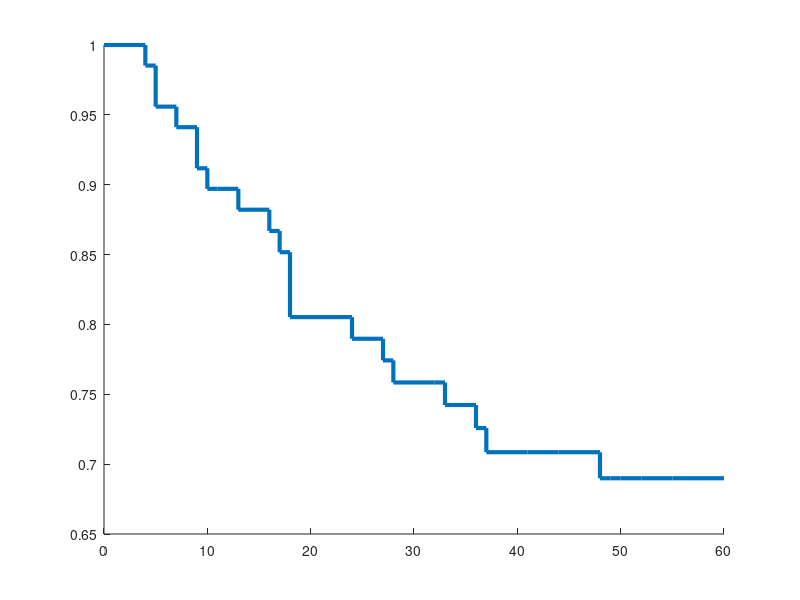
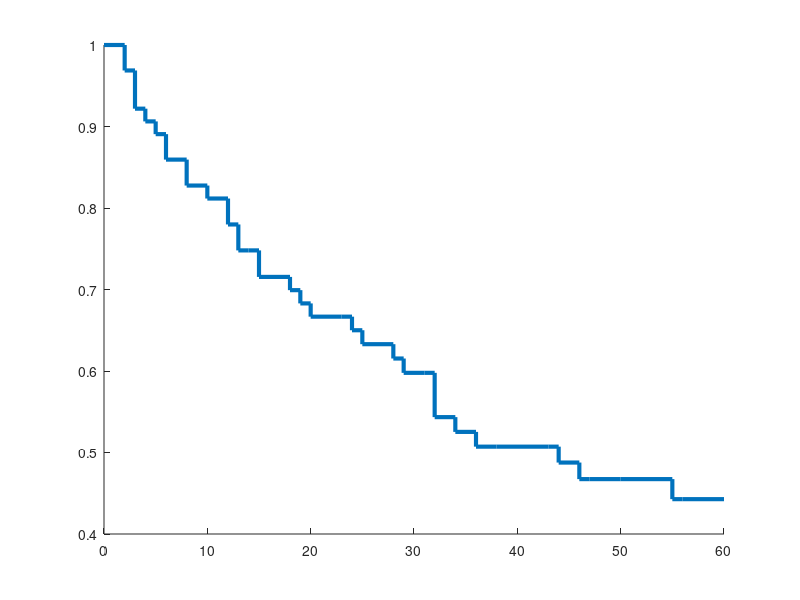
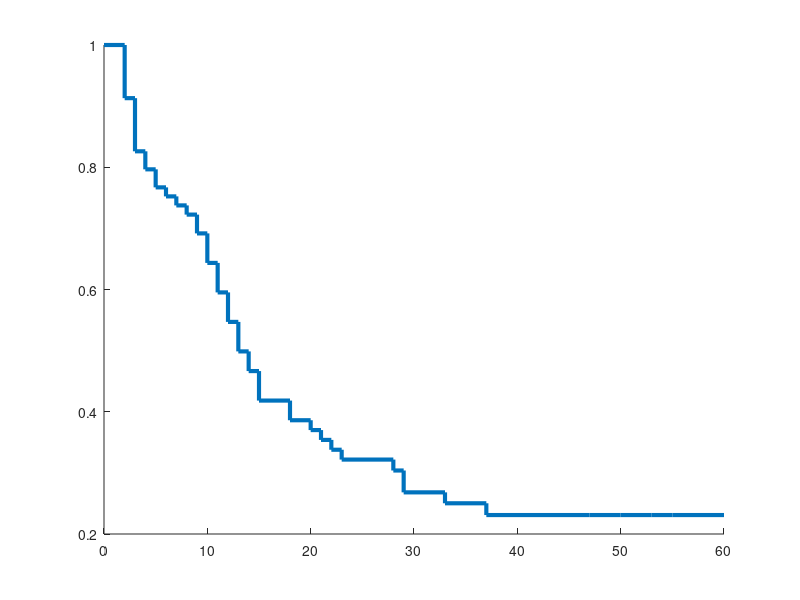

The MATLAB script that drew these images, in order: (Note: this script raises an error after producing the figures.)
clear all
close all

load('AllData');
%load('AllParameters');
time = {'P60'};

Mutants = {'T18C';'T25C';'T29C'};
%mutant = 'T18C';%'Atg6_mutant';%'Control';

%       time prob number
N = zeros(3,1);
T = [];
AllData = [];
for i = 1:length(Mutants)
    mutant = char(Mutants(i));
    Data = Output.(mutant).P60.Bulb.SurvProb;
    edges = Data(:,1)';
    T = [T,edges];
    AllData = [AllData;Data(:,2)];
    N(i) = length(Data);
    figure(i)
    hold on
    stairs(edges,Data(:,2),'Linewidth',3)
end
N = cumsum(N);

options = optimset('TolFun',rand,'TolX',1e-10,'Display','iter');
LB = zeros(7,1);
UB = ones(7,1);
% 2 compartments
%decline slow
UB(1) = 0.01;
LB(2) = 0.01;


r = rand;%*0.0001;
[y,res] = fminsearch(@fit2,[4 10*r rand rand rand],options,AllData',T,LB,UB,N);%,VarData);

c5 = LB(1)+ (UB(1)-LB(1)) * 1./(1+exp(y(1)));

c2 = LB(2)+ (UB(2)-LB(2)) * 1./(1+exp(y(2)));
prob_synBulb = zeros(3,1);
prob_synBulb(1) = LB(5)+ (UB(5)-LB(5)) * 1./(1+exp(y(3)));
prob_synBulb(2) = LB(6)+ (UB(6)-LB(6)) * 1./(1+exp(y(4)));
prob_synBulb(3) = LB(7)+ (UB(7)-LB(7)) * 1./(1+exp(y(5)));

c5
c2
prob_synBulb

counter = 1;
for i = 1:length(Mutants)
    t = T(counter:N(i));
    pred1 = targetfun(c5,t);
    pred2 = targetfun(c2,t);
    pred = prob_synBulb(i).*pred1 + (1-prob_synBulb(i)).*pred2; 
    figure(i) 
    h(1) = plot(t,prob_synBulb(i).*pred1,'k--','LineWidth',2);
    h(2) = plot(t,(1-prob_synBulb(i)).*pred2,'k-.','LineWidth',2);
    h(3) = plot(t,pred,'b:','LineWidth',3);
    xlim([0 60])
    ylim([0 1])
    xlabel('lifetime (in min)','FontSize',18)
    ylabel('Probability','FontSize',18)
    title(strcat('Temperature = ',char(Mutants(i)),''),'FontSize',18)
    legend(h,'long-lived bulbs','short-lived bulbs','sum','FontSize',14)
    set(gca,'Fontsize', 14)
    if i < 3
        counter = N(i)+1;
    end
end


function pred = targetfun(k,t)
    pred = exp(-t.*k);
end

function res = fit2(x,Data,T,LB,UB,N)%,VarData);

c5 = LB(1)+ (UB(1)-LB(1)) * 1./(1+exp(x(1)));
c2 = LB(2)+ (UB(2)-LB(2)) * 1./(1+exp(x(2)));
prob_synBulb = zeros(3,1);
prob_synBulb(1) = LB(5)+ (UB(5)-LB(5)) * 1./(1+exp(x(3)));
prob_synBulb(2) = LB(6)+ (UB(6)-LB(6)) * 1./(1+exp(x(4)));
prob_synBulb(3) = LB(7)+ (UB(7)-LB(7)) * 1./(1+exp(x(5)));

AllPred = zeros(1,length(T));
counter = 1;
for i = 1:3
    t = T(counter:N(i));
    pred1 = targetfun(c5,t);
    pred2 = targetfun(c2,t);
    pred = prob_synBulb(i).*pred1 + (1-prob_synBulb(i)).*pred2;  
    AllPred(counter:N(i)) = pred;
    if i < 3
        counter = N(i)+1;
    end
end

res = sum(((AllPred-Data).^2));%./VarData);
end

